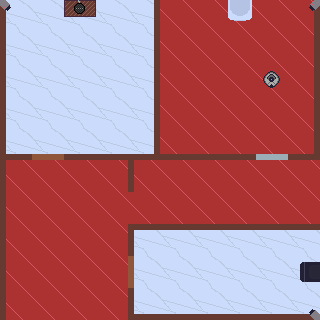

A 2D game scene composited from a Tiled map and its tileset images. What follows is a short description and the map's XML, with each tile layer's data collapsed to a summary:
An orthogonal 10x10 tile map with 32x32 px tiles, 5 tile layers (Floor, Walls, Objects, Objects 2, ...), 13 tilesets.

<map version="1.2" tiledversion="1.2.1" orientation="orthogonal" renderorder="right-down" width="10" height="10" tilewidth="32" tileheight="32" infinite="0" nextlayerid="6" nextobjectid="1">
 <tileset firstgid="1" source="tilesets/booglehome.tsx" />
 <tileset firstgid="2" source="tilesets/boomba.tsx" />
 <tileset firstgid="3" source="tilesets/camera.tsx" />
 <tileset firstgid="4" source="tilesets/door.tsx" />
 <tileset firstgid="5" source="tilesets/fridge.tsx" />
 <tileset firstgid="6" source="tilesets/redcarpet.tsx" />
 <tileset firstgid="7" source="tilesets/smartdoor.tsx" />
 <tileset firstgid="8" source="tilesets/table.tsx" />
 <tileset firstgid="9" source="tilesets/wall.tsx" />
 <tileset firstgid="10" source="tilesets/washingmachine.tsx" />
 <tileset firstgid="11" name="woodfloor" tilewidth="32" tileheight="32" tilecount="1" columns="1">
  <image source="woodfloor.png" width="32" height="32" />
 </tileset>
 <tileset firstgid="12" source="tilesets/marblefloor.tsx" />
 <tileset firstgid="13" source="tilesets/wallcorner.tsx" />
 <layer id="1" name="Floor" width="10" height="10">
  <data>[100 cells, 100 non-empty, 2 distinct tile ids]</data>
 </layer>
 <layer id="2" name="Walls" width="10" height="10">
  <data>[100 cells, 41 non-empty, 4 distinct tile ids]</data>
 </layer>
 <layer id="3" name="Objects" width="10" height="10">
  <data>[100 cells, 4 non-empty, 4 distinct tile ids]</data>
 </layer>
 <layer id="4" name="Objects 2" width="10" height="10">
  <data>[100 cells, 1 non-empty, 1 distinct tile ids]</data>
 </layer>
 <layer id="5" name="Cameras" width="10" height="10">
  <data>[100 cells, 3 non-empty, 1 distinct tile ids]</data>
 </layer>
</map>
